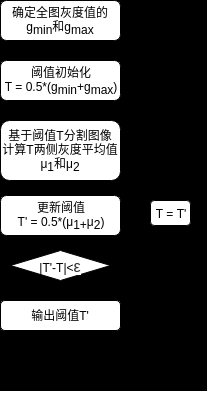
#> input picture section_5/img/bin_algo.png, 207 x 395 px
$ python -i basic_function.py   (imports and definitions only)
#> lines starting #> are read from the running program, lines starting #| are printed output that depends on the picture
#> further down, picture is the input picture: shape (395, 207, 3); min 0, max 255, mean 77.1
"""
@leofansq
https://github.com/leofansq
"""
import cv2
import numpy as np

def erode(img):
    """
    使用3*3矩形结构子 腐蚀操作
    Parameter:
        img: 待腐蚀图像
    Return:
        img_result: 腐蚀结果图像
    """
    # 初始化图像平移矩阵
    m_1 = np.array([[1,0,-1],[0,1,-1]], dtype=np.float32)
    m_2 = np.array([[1,0,0],[0,1,-1]], dtype=np.float32)
    m_3 = np.array([[1,0,1],[0,1,-1]], dtype=np.float32)
    m_4 = np.array([[1,0,-1],[0,1,0]], dtype=np.float32)
    m_5 = np.array([[1,0,1],[0,1,0]], dtype=np.float32)
    m_6 = np.array([[1,0,-1],[0,1,1]], dtype=np.float32)
    m_7 = np.array([[1,0,0],[0,1,1]], dtype=np.float32)
    m_8 = np.array([[1,0,1],[0,1,1]], dtype=np.float32)
    M = [m_1, m_2, m_3, m_4, m_5, m_6, m_7, m_8]

    # 9个平移后的图像取交集得到腐蚀结果
    img_result = img.copy()
    for i in M:
        img_shift = cv2.warpAffine(img, i, (img.shape[1],img.shape[0]))
        img_result = cv2.bitwise_and(img_result, img_shift)
#> this loop made 8 passes
#> pass 1, in erode, `img_shift = cv2.warpAffine(img, i, (img.shape[1],img.shape[0]))`:
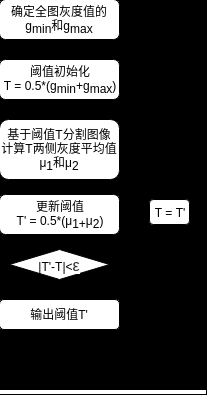
#> img_shift: shape (395, 207, 3); min 0, max 255, mean 77.1
#> pass 1, in erode, `img_result = cv2.bitwise_and(img_result, img_shift)`:
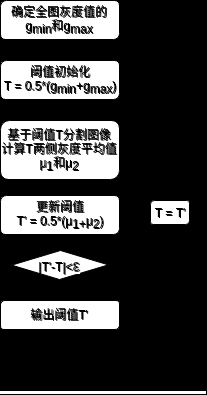
#> img_result: shape (395, 207, 3); min 0, max 255, mean 67
#> after the loop:
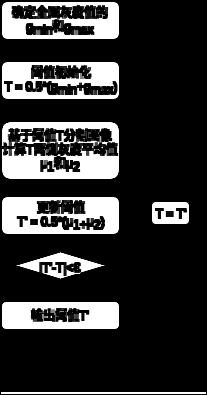
#> img_result: shape (395, 207, 3); min 0, max 255, mean 51.9

    return img_result

def dilate(img):
    """
    使用3*3矩形结构子 膨胀操作
    Parameter:
        img: 待膨胀图像
    Return:
        img_result: 膨胀结果图像
    """
    # 初始化图像平移矩阵
    m_1 = np.array([[1,0,-1],[0,1,-1]], dtype=np.float32)
    m_2 = np.array([[1,0,0],[0,1,-1]], dtype=np.float32)
    m_3 = np.array([[1,0,1],[0,1,-1]], dtype=np.float32)
    m_4 = np.array([[1,0,-1],[0,1,0]], dtype=np.float32)
    m_5 = np.array([[1,0,1],[0,1,0]], dtype=np.float32)
    m_6 = np.array([[1,0,-1],[0,1,1]], dtype=np.float32)
    m_7 = np.array([[1,0,0],[0,1,1]], dtype=np.float32)
    m_8 = np.array([[1,0,1],[0,1,1]], dtype=np.float32)
    M = [m_1, m_2, m_3, m_4, m_5, m_6, m_7, m_8]

    # 9个平移后的图像取并集得到腐蚀结果
    img_result = img.copy()
    for i in M:
        img_shift = cv2.warpAffine(img, i, (img.shape[1],img.shape[0]))
        img_result = cv2.bitwise_or(img_result, img_shift)
#> this loop made 8 passes
#> pass 1, in dilate, `img_shift = cv2.warpAffine(img, i, (img.shape[1],img.shape[0]))`:
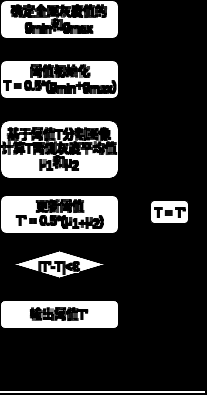
#> img_shift: shape (395, 207, 3); min 0, max 255, mean 51.9
#> pass 1, in dilate, `img_result = cv2.bitwise_or(img_result, img_shift)`:
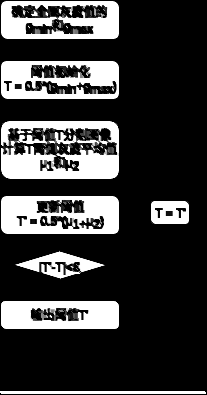
#> img_result: shape (395, 207, 3); min 0, max 255, mean 60.1
#> pass 2, in dilate, `img_shift = cv2.warpAffine(img, i, (img.shape[1],img.shape[0]))`:
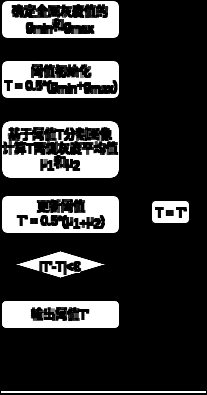
#> img_shift: shape (395, 207, 3); min 0, max 255, mean 51.9
#> after the loop:
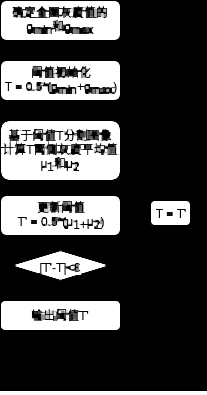
#> img_result: shape (395, 207, 3); min 0, max 255, mean 71.4

    return img_result

def open_morph(img):
    """
    开运算
    Parameter:
        img: 待进行开运算的图像
    Return:
        img_result: 开运算结果图像
    """
    # 先腐蚀, 再膨胀
    img_result = erode(img)
    img_result = dilate(img_result)

    return img_result

def show_img(name, img):
    """
    Show the image

    Parameters:
        name: name of window
        img: image
    """
    cv2.namedWindow(name, 0)
    cv2.imshow(name, img)

# [12 lines of commented-out code are left out]

>>> import cv2
>>> picture = cv2.imread('img/bin_algo.png')
>>> result = open_morph(picture)
